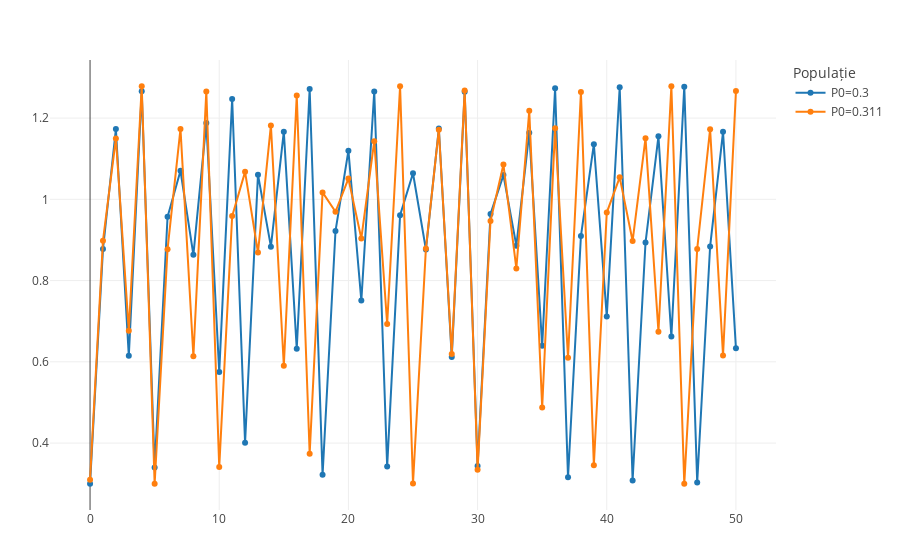

Notebook code for this chart:
### Markdown cell above
Vom scrie modelul logistic într-un mod simplificat. Avem $\Delta P=rP\left(1-\frac{P}{K}\right).$ Putem presupune că unitățile de măsură sînt luate astfel încît $K=1$ și obținem modelul logistic în forma sa clasică $\Delta P=rP(1-P)$ sau echivalent $P_{t+1}=P_t+rP_t(1-P_t)$ cu $r > 0$. Avem două echilibre $0$ și $1$. Factorii de întindere sînt

- $F'(0)=1+r$ pentru $0$;
- $F'(1)=1-r$ pentru $1$.

Deci $0$ este întotdeauna un echilibru instabil. Situația lui $1$ este mult mai complicată.

Dacă $r \leq 1$ evident că echilibrul este stabil. Din formula de aproximare $p_{t+1} \approx (1-r)p_t$ obținem că semnul lui $p_t$ nu se schimbă. Deci populația se apropie de echilibru fără să-l depășească. 

Dacă $1 < r < 2$, avem $-1 < 1-r < 0$, deci echilbrul este în continuare stabil, dar semnul lui $p_t$ se schimbă deci valorile populației oscilează în jurul poziției de echilibru pînă se stabilizează. Acest tip de comportament se numește **oscilație amortizată**.

Cînd $r > 2$ $|1-r|> 1$, deci echilibrul nu mai este stabil. Dacă facem experimente cu computerul se vede că pentru valori apropiate de $2$ sistemul va avea un $2-$ciclu, populația ia alternativ două valori una mai mică și una mai mare ca $1$. Apoi pe măsură ce $r$ crește apare un $4-$ciclu, apoi un $8-$ciclu etc. 
După o anumită valoare a lui $r \approx 2,65...$ nu mai apar ciclii, comportarea este aparent întîmplătoare. Un astfel de comportament se numește **haotic**.

### Code cell
using PlotlyJS,IJulia 
P0=0.3
tstop = 50
r=2.75
vals0=[P0]
P=P0
for t in 1:tstop
    P=(1+r*(1-P))*P
    append!(vals0,P)
end
#trace=scatter(x=collect(0:tstop),y=vals, mode="lines+markers", name="Nr. de indivizi")
#plot([trace],Layout(legend_title_text="Populație"))
P1=0.31
tstop = 50
r=2.75
vals1=[P1]
P=P1
for t in 1:tstop
    P=(1+r*(1-P))*P
    append!(vals1,P)
end
trace0=scatter(x=collect(0:tstop),y=vals0, mode="lines+markers", name="P0=0.3")
trace1=scatter(x=collect(0:tstop),y=vals1, mode="lines+markers", name="P0=0.31")
plot([trace0,trace1],Layout(legend_title_text="Populație"))

### Figure 1 — Plotly figure (JSON) as saved in the notebook; plotly's stock layout.template omitted (floating-point values rounded to 4 significant figures)
{"data": [{"mode": "lines+markers", "name": "P0=0.3", "type": "scatter", "x": [0, 1, 2, 3, 4, 5, 6, 7, 8, 9, 10, 11, 12, 13, 14, 15, 16, 17, 18, 19, 20, 21, 22, 23, 24, 25, 26, 27, 28, 29, 30, 31, 32, 33, 34, 35, 36, 37, 38, 39, 40, 41, 42, 43, 44, 45, 46, 47, 48, 49, 50], "y": [0.3, 0.8775, 1.173, 0.6147, 1.266, 0.3399, 0.9569, 1.07, 0.8634, 1.188, 0.5747, 1.247, 0.4005, 1.061, 0.8835, 1.167, 0.6321, 1.272, 0.3218, 0.9219, 1.12, 0.7508, 1.265, 0.3421, 0.961, 1.064, 0.8764, 1.174, 0.6116, 1.265, 0.3436, 0.9639, 1.06, 0.886, 1.164, 0.6397, 1.274, 0.3156, 0.9096, 1.136, 0.7118, 1.276, 0.3077, 0.8936, 1.155, 0.6625, 1.277, 0.303, 0.8838, 1.166, 0.6331]}, {"mode": "lines+markers", "name": "P0=0.311", "type": "scatter", "x": [0, 1, 2, 3, 4, 5, 6, 7, 8, 9, 10, 11, 12, 13, 14, 15, 16, 17, 18, 19, 20, 21, 22, 23, 24, 25, 26, 27, 28, 29, 30, 31, 32, 33, 34, 35, 36, 37, 38, 39, 40, 41, 42, 43, 44, 45, 46, 47, 48, 49, 50], "y": [0.31, 0.8982, 1.15, 0.6766, 1.278, 0.2999, 0.8772, 1.173, 0.6139, 1.266, 0.3408, 0.9587, 1.068, 0.8691, 1.182, 0.5904, 1.255, 0.3735, 1.017, 0.9694, 1.051, 0.9036, 1.143, 0.6931, 1.278, 0.3008, 0.8791, 1.171, 0.6194, 1.268, 0.3345, 0.9466, 1.086, 0.83, 1.218, 0.4877, 1.175, 0.6101, 1.264, 0.3455, 0.9674, 1.054, 0.8974, 1.151, 0.674, 1.278, 0.3002, 0.8779, 1.173, 0.6158, 1.266]}], "layout": {"autosize": true, "legend": {"title": {"text": "Populație"}}, "margin": {"b": 50, "l": 50, "r": 50, "t": 60}, "xaxis": {"autorange": true, "range": [-2.962, 52.96], "type": "linear"}, "yaxis": {"autorange": true, "range": [0.2336, 1.345], "type": "linear"}}}
